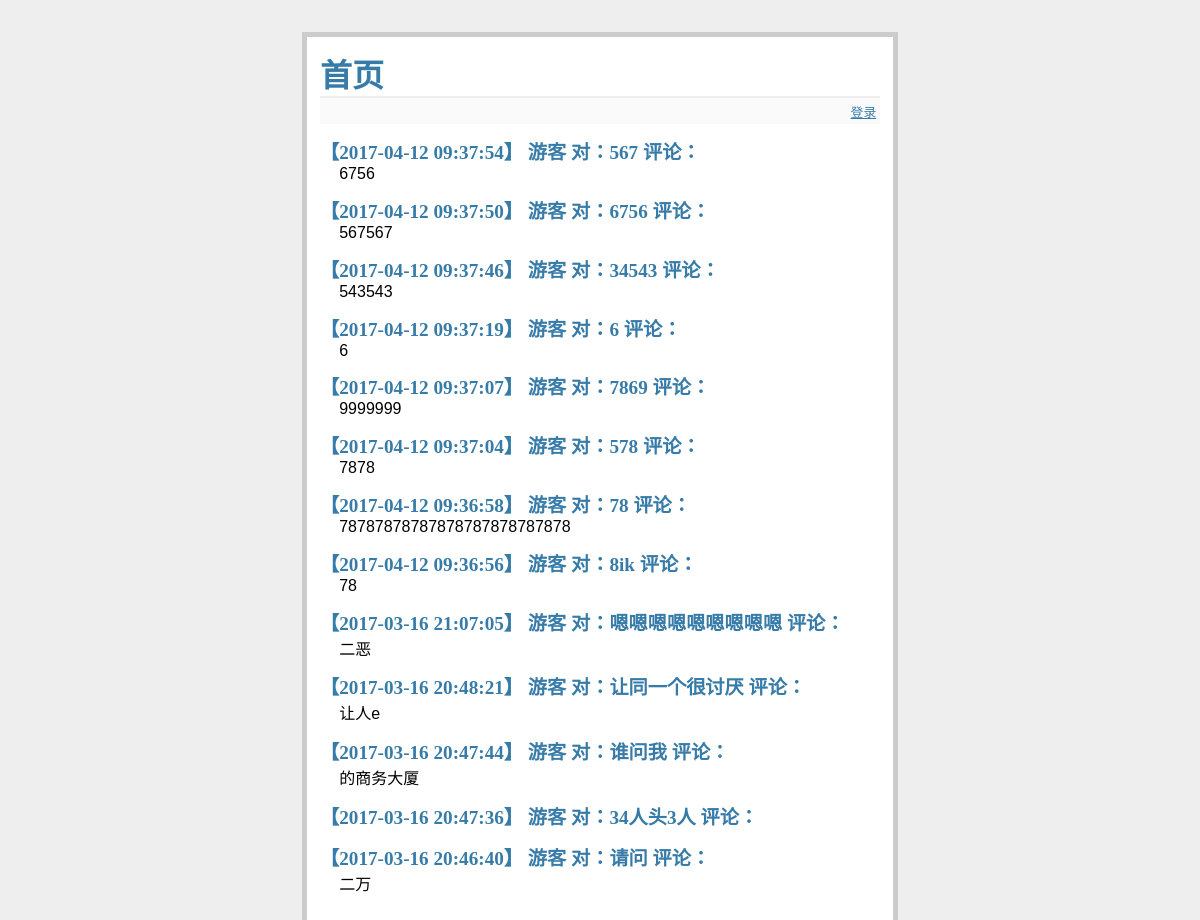
The page / on the database its author committed.
### tables this page shows
CREATE TABLE [entries] (
  [id] integer PRIMARY KEY AUTOINCREMENT, 
  [title] text NOT NULL, 
  [text] text NOT NULL, 
  [created_at] TIMESTAMP NOT NULL ON CONFLICT ROLLBACK DEFAULT ((datetime('now','localtime'))));

### hello.py (the view)
@app.route('/')
def index():
    db = get_db()
    cur = db.execute('select title, text, created_at from entries order by id desc')
    entries = cur.fetchall()
    return render_template('home.html', entries=entries)

### hello.py (called while the page is built)
def connect_db():
    rv = sqlite3.connect(app.config['DATABASE'])
    rv.row_factory = sqlite3.Row
    return rv

def get_db():
    if not hasattr(g, 'sqlite_db'):
        g.sqlite_db = connect_db()
    return g.sqlite_db

### templates/home.html (shortened to what this page needs)
{% extends "layout.html" %}
{% block body %}
<ul class=entries>
    {% for entry in entries %}
    <li><h2> 【{{ entry.created_at}}】{% if session.username %} {{ session.username }} {% else %} 游客 {% endif %} 对：{{ entry.title }}  评论：</h2>{{ entry.text|safe }}
        {% else %}
    <li><em>Unbelievable.  No entries here so far</em>
        {% endfor %}
</ul>
{% endblock %}

### templates/layout.html (shortened to what this page needs)
<html>
<head><meta charset="UTF-8"/> </head>
<body>
<link rel=stylesheet type=text/css href="{{ url_for('static', filename='style.css') }}">
<div class=page>
    <h1>首页</h1>
    <div class=metanav>
        {% if not session.username %}
        <a href="{{ url_for('login') }}">登录</a>
        {% else %}
        欢迎你 {{ session.username }} <a href="{{ url_for('logout') }}">退出</a>
        {% endif %}
    </div>
    {% block body %}{% endblock %}
</div>
</body>
</html>

### static/style.css (style rules this page uses)
body { font-family: sans-serif; background: #eee; }
a, h1, h2 { color: #377BA8; }
h1, h2 { font-family: 'Georgia', serif; margin: 0; }
h1 { border-bottom: 2px solid #eee; }
h2 { font-size: 1.2em; }
.page { margin: 2em auto; width: 35em; border: 5px solid #ccc; padding: 0.8em; background: white; }
.entries { list-style: none; margin: 0; padding: 0; }
.entries li { margin: 0.8em 1.2em; }
.entries li h2 { margin-left: -1em; }
.metanav { text-align: right; font-size: 0.8em; padding: 0.3em; margin-bottom: 1em; background: #fafafa; }

### rows shown on the page
entries: created_at "2017-04-12 09:37:54", title "567", text "6756"
entries: created_at "2017-04-12 09:37:50", title "6756", text "567567"
entries: created_at "2017-04-12 09:37:46", title "34543", text "543543"
entries: created_at "2017-04-12 09:37:19", title "6", text "6"
entries: created_at "2017-04-12 09:37:07", title "7869", text "9999999"
entries: created_at "2017-04-12 09:37:04", title "578", text "7878"
entries: created_at "2017-04-12 09:36:58", title "78", text "78787878787878787878787878"
entries: created_at "2017-04-12 09:36:56", title "8ik", text "78"
entries: created_at "2017-03-16 21:07:05", title "嗯嗯嗯嗯嗯嗯嗯嗯嗯", text "二恶"
entries: created_at "2017-03-16 20:48:21", title "让同一个很讨厌", text "让人e"
entries: created_at "2017-03-16 20:47:44", title "谁问我", text "的商务大厦"
entries: created_at "2017-03-16 20:47:36", title "34人头3人"
entries: created_at "2017-03-16 20:46:40", title "请问", text "二万"
